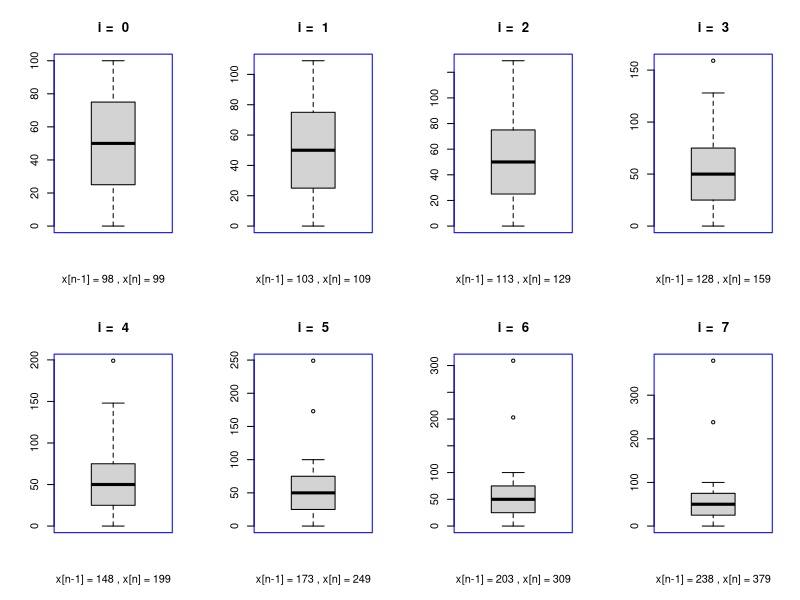

This figure's R source: (Note: this script raises an error after producing the figure.)
## ---- chunk 1
anzahl <- 8
op <- par(mfrow=c(2,anzahl/2), col="blue") # Grafikeinstellung ändern
n <- 100L
x <- 0:n 
for (i in 0:(anzahl-1)){
  x[n] <- x[n]+10*i
  x[n-1] <- x[n-1]+5*i
  print(paste("i = ",i, ":")) 
  print(summary(x)) 
 # boxplot(x, main = paste("i = ",i),   
  #      xlab = paste("x[n-1] =", x[n-1], ", x[n] =", x[n]))
}
par(op)  # stellt die ursprüngliche Grafikeinstellung wieder her
## ---- chunk 2
anzahl <- 8
op <- par(mfrow=c(2,anzahl/2), col="blue") # Grafikeinstellung ändern
n <- 100L
x <- 0:n 
for (i in 0:(anzahl-1)){
  x[n] <- x[n]+10*i
  x[n-1] <- x[n-1]+5*i
 # print(paste("i = ",i, ":")) 
 # print(summary(x)) 
  boxplot(x, main = paste("i = ",i),   
         xlab = paste("x[n-1] =", x[n-1], ", x[n] =", x[n]))
}
par(op)  # stellt die ursprüngliche Grafikeinstellung wieder her
## ---- chunk 3
ziffern <- mnist$train$images
dim(ziffern) # 60.000 Bilder (28*28 = 784 Pixel pro Bild)
## ---- chunk 4
# Funktion, um die einzelnen Ziffern zu plotten
plotZiffer <- function(ziffern, zeile){
  m <- matrix(ziffern[zeile,], nrow = 28, ncol = 28, byrow = T)
  plot(as.raster(m, max = 255))
}
## ---- chunk 5
par(mfrow = c(3, 3))
for(z in 1:9){ # Plotten der ersten neun Ziffern
  plotZiffer(ziffern, z)
}
## ---- chunk 6
labels <- mnist$train$labels
head(labels, n = 9)
tail(labels, n = 9)
## ---- chunk 7
ziffer3 <- ziffern[which(labels == 3),]
## ---- chunk 8
par(mfrow = c(3, 3))
for(x in 1:9){ # Plotten der ersten neun Ziffern
  plotZiffer(ziffer3, z)
}
## ---- chunk 9
ggplot(data.frame(x = c(-4, 4)), aes(x)) +
  stat_function(fun = dnorm, colour = "red")
## ---- chunk 10
?dchisq 
sizeline <- 1
ggplot(data.frame(x = c(0, 10)), aes(x)) + 
  stat_function(fun = dchisq, args = list(df=1), color = "cyan", size = sizeline) +
  stat_function(fun = dchisq, args = list(df=2), color = "red", size = sizeline) +
  stat_function(fun = dchisq, args = list(df=3), color = "blue", size = sizeline)+
  stat_function(fun = dchisq, args = list(df=4), color = "green3", size = sizeline)+
  labs(title = "Dichten der Chi-Quadrat-Verteilungen", subtitle ="Data Science, J. Willms")
## ---- chunk 11
sizeline <- 1
ggplot(data.frame(x = c(-4, 4)), aes(x)) + 
  stat_function(fun = dt, args = list(df=1), color = "cyan", size = sizeline) +
  stat_function(fun = dt, args = list(df=2), color = "red", size = sizeline) +
  stat_function(fun = dt, args = list(df=3), color = "blue", size = sizeline)+
  stat_function(fun = dt, args= list(df=4), color = "green3", size = sizeline)+
  labs(title = "Dichten der t-Verteilungen", subtitle ="Data Science, J. Willms") +
  theme_light() 
## ---- chunk 12
set.seed(1)
x = rnorm(50)
h <- hist(x, breaks = 10)
h
## ---- chunk 13
library(ggplot2)
ggplot(data.frame(x = x), aes(x)) + 
  geom_histogram(bins=9)   # y: count
## ---- chunk 14
str(h)
## ---- chunk 15
ggplot(data.frame(x = x), aes(x)) + 
  geom_histogram(boundary=-2.5, binwidth = 0.5, fill="white", color="black") + 
  theme_minimal()
## ---- chunk 16
p1 <- ggplot(data.frame(x = x), aes(x)) + 
    geom_histogram(boundary=-2.5, bins = 7, fill="gray", color="black") +
    labs(title = "Histogramm of x") +
    theme_bw()

p2 <- ggplot(data.frame(x = x), aes(x)) + 
    geom_histogram(boundary=-2.5, bins = 8, fill="gray", color="black") +
    labs(title = "Histogramm of x") +
    theme_bw()

p3 <- ggplot(data.frame(x = x), aes(x)) + 
    geom_histogram(boundary=-2.5, bins = 9, fill="gray", color="black") +
    labs(title = "Histogramm of x") +
    theme_bw()

p4 <- ggplot(data.frame(x = x), aes(x)) + 
    geom_histogram(boundary=-2.5, bins = 10, fill="gray", color="black") +
    labs(title = "Histogramm of x") +
    theme_bw()

p5 <- ggplot(data.frame(x = x), aes(x)) + 
    geom_histogram(boundary=-2.5, bins = 11, fill="gray", color="black") +
    labs(title = "Histogramm of x") +
    theme_bw()

p6 <- ggplot(data.frame(x = x), aes(x)) + 
    geom_histogram(boundary=-2.5, bins = 12, fill="gray", color="black") +
    labs(title = "Histogramm of x") +
    theme_bw()

gridExtra::grid.arrange(p1, p2, p3, p4, p5, p6, ncol=2)
## ---- chunk 17
sHoehe <- c(25.0 , 39.8 , 39.9 , 40.1 , 46.7 , 49.1 , 49.6 , 51.1 , 51.6,
            53.5 , 54.7 , 55.5 , 55.9 , 58.0 , 60.3 , 63.6 , 65.4 , 66.1,
            69.3 , 70.9 , 71.4 , 71.5 , 71.8 , 72.9 , 74.4 , 76.2 , 77.8,
            78.1 , 78.4 , 79.0 , 79.3 , 79.6 , 80.7 , 82.4 , 82.4 , 83.0,
            83.6 , 83.6 , 84.8 , 85.5 , 87.4 , 88.7 , 89.6 , 89.8 , 89.9,
            90.9 , 97.0 , 98.3 , 101.4 , 102.4 , 103.9 , 104.5 , 105.2 , 110.0,
            110.5 , 110.5 , 113.7 , 114.5 , 115.6 , 120.5 , 120.7 , 124.7 , 126.4)
df <- data.frame(x = sHoehe)
## ---- chunk 18
transparenz <- 0.2
b <- seq(16, 24, by=2)

pt1 <- ggplot(df, aes(x)) +  
  geom_histogram(binwidth=10, boundary=b, alpha=transparenz) 
pt2 <- ggplot(df, aes(x)) +  
  geom_histogram(binwidth=10, boundary=b, alpha=transparenz + 0.1) 
pt3 <- ggplot(df, aes(x)) +  
  geom_histogram(binwidth=10, boundary=b, alpha=transparenz + 0.2) 
pt4 <- ggplot(df, aes(x)) +  
  geom_histogram(binwidth=10, boundary=b, alpha=transparenz + 0.3) 
pt5 <- ggplot(df, aes(x)) +  
  geom_histogram(binwidth=10, boundary=b, alpha=transparenz + 0.4) 
pt6 <- ggplot(df, aes(x)) +  
  geom_histogram(binwidth=10, boundary=b, alpha=transparenz + 0.5) 

gridExtra::grid.arrange(pt1, pt2, pt3, pt4, pt5, pt6, ncol=2)
## ---- chunk 19
transparenz <- 0.2
p <- ggplot(df, aes(x)) 
for(b in seq(16, 24, by=2)) {
  p <- p + geom_histogram(binwidth=10, boundary=b, alpha=transparenz) 
  transparenz <- transparenz+0.1
}
p + labs(title = "Überlagerung der fünf Histogramme")
## ---- chunk 20
ggplot(df, aes(x, stat(density))) + 
  geom_histogram(binwidth=10, boundary=16, alpha=0.2) +
  geom_density(color="blue", size=1)
## ---- chunk 21
ggplot(df, aes(x, stat(density))) + 
  geom_histogram(binwidth=10, boundary=16, alpha=0.2) +
  geom_density(color="blue", size=1)+
  geom_density(adjust=0.5, color="red", size =1)
## ---- chunk 22
transparenz <- 0.2
p <- ggplot(df, aes(x, stat(density))) 
for(b in seq(16, 24, by=2)) {
  p <- p + geom_histogram(binwidth=10, boundary=b, alpha=transparenz) 
  transparenz <- transparenz+0.1
}
p <- p + geom_density(color="blue", size=1)+
    geom_density(adjust=0.5, color="red", size =1)
p + 
  theme_bw() +
  labs(title = "Überlagerung der Histogramme mit Dichteschätzer", 
         subtitle ="Data Science, J. Willms")
## ---- chunk 23
set.seed(1)
x1 <- sample(c(0,0,1),1)
## ---- chunk 24
n <- 300
x <- sample(c(0,0,1),n, replace = TRUE)
## ---- chunk 25
x
## ---- chunk 26
sn <- sum(x)/n     # == mean(x)
sn
## ---- chunk 27
Anzahl <- 50    # gibt an, wie oft sn realisiert werden soll 
s <- replicate(Anzahl, sum(sample(c(0,0,1),n, replace = TRUE))/n)
## ---- chunk 28
str(s)
## ---- chunk 29
mean(s)
var(s) - 2 / (9*n)
## ---- chunk 30
df <- data.frame(x=s) 
# Zeichne Histogramm
ggplot(df, aes(x, stat(density))) + 
  geom_histogram(bins = 8, alpha = 0.4) +  
  geom_density(color = "blue", size = 1.2)+
  labs(title = "Konvergenz gegen die Normalverteilung?", 
       subtitle ="anzahl=50, n=300,  J. Willms") +
  theme_bw()
## ---- chunk 31
zeichne <- function(df, nGruppen, n=300){
  supStr <- sprintf("anzahl=%d, n=300,  J. Willms", length(df$x)) 
  p <- ggplot(df, aes(x)) +
    geom_histogram(aes(x, stat(density)), bins=nGruppen, alpha=0.4)+
    geom_density(color="blue", size =1.2) +
    labs(title = "Konvergenz gegen die Normalverteilung?", subtitle = supStr) +
    stat_function(fun = dnorm, args= list(mean=1/3, sd=sqrt(2/(9*n))), 
                  colour = "red", size = 1.1) +
    theme_bw()
  return(p)
}
## ---- chunk 32
set.seed(1)  
n <- 300
x <- sample(c(0,0,1),n, replace = TRUE)
Anzahl <- 50    # gibt an, wie oft sn realisiert werden soll 
s <- replicate(Anzahl, sum(sample(c(0,0,1),n, replace = TRUE))/n)
df <- data.frame(x=s)  
z1 <- zeichne(df,10,n)

set.seed(1)  
n <- 300
x <- sample(c(0,0,1),n, replace = TRUE)
Anzahl <- 2000    # gibt an, wie oft sn realisiert werden soll 
s <- replicate(Anzahl, sum(sample(c(0,0,1),n, replace = TRUE))/n)
df <- data.frame(x=s)  
z2 <- zeichne(df,18,n)
gridExtra::grid.arrange(z1, z2, ncol = 2)
## ---- chunk 33
set.seed(0)  
s <- rnorm(400 ,mean=4, sd=2)  # N(4;4)-verteilt
ggplot(data.frame(s), aes(sample = s)) +
  stat_qq() + stat_qq_line()  +
  labs(title = "NP-PLot", subtitle = "N(4;4)-verteilt")
## ---- chunk 34
set.seed(1)  
n <- 300
x <- sample(c(0,0,1),n, replace = TRUE) 
s50 <- replicate(50, sum(sample(c(0,0,1),n, replace = TRUE))/n)
ggplot(data.frame(s50), aes(sample = s50))+
  stat_qq() + stat_qq_line() +
  labs(title = "NP-PLot", subtitle = "Anzahl=50")
## ---- chunk 35
set.seed(1) 
x <- sample(c(0,0,1),n, replace = TRUE) 
s2000 <- replicate(2000, sum(sample(c(0,0,1),n, replace = TRUE))/n)
ggplot(data.frame(s2000), aes(sample = s2000))+
  stat_qq() + stat_qq_line() +
  labs(title = "NP-PLot", subtitle = "Anzahl=2000")
## ---- chunk 36
set.seed(17122019)
## ---- chunk 37
stichprobe <- rnorm(40, mean = 5, sd = 3)
shapiro.test(stichprobe)
## ---- chunk 38
stichprobe <- runif(40)
shapiro.test(stichprobe)
## ---- chunk 39
sTest <- shapiro.test(stichprobe)
str(sTest)
## ---- chunk 40
myPlot <- function(titel, nWerte, Anteil){
  g <- ggplot(data.frame(nWerte, Anteil), aes(x = nWerte, y = Anteil)) +
    ggtitle(titel, subtitle = 
              expression('H'[0]*': Normalverteilung liegt vor')) +
    ylab(expression('H'[0]*' verworfen')) + 
    xlab("Stichproben-Größe: n") + 
    scale_y_continuous(labels = scales::percent)  
  return(g)
}
## ---- chunk 41
ggplot() + ggtitle(expression('Beispiel: A'['1,2']* ' und B' ^'1,2'* 
                              ' und x' ^ 'n'))
## ---- chunk 42
# Shapiro-Wilk-Test
# Stichproben gleichverteilt
# n: Stichprobengröße
pShapiroTest <- function(n){
  stichprobe <- runif(n, min=-1, max=1)
  h <- shapiro.test(stichprobe) 
  return(h$p.value)
}
## ---- chunk 43
# n: Stichprobengröße
# FUN: Testfunktion (Default: pShapiroTest)
# nTest: Anzahl der Tests (Wiederholungen) 
# alpha: entspricht dem Signifikanzniveau
replicateTest <- function(n, FUN = pShapiroTest, nTest, alpha){
  res <- replicate(nTest, FUN(n))
  return(sum(res <= alpha)/nTest)
}
## ---- chunk 44
testShapiro <- function(n){
  replicateTest(n, FUN=pShapiroTest, nTest=1000, alpha=0.05)
}
## ---- chunk 45
set.seed(17122019) 
nWerte <- 3:100 
AnteilShapiro <- sapply(nWerte, testShapiro)

myPlot("Shapiro-Wilk-Test: gleichverteilte Stichproben (nTest=1000)", nWerte, AnteilShapiro)+
  geom_point() + geom_smooth()
## ---- chunk 46
AnteilShapiro2 <- sapply(nWerte, testShapiro)

myPlot("Shapiro-Wilk-Test: gleichverteilte Stichproben (nTest=1000)", nWerte, AnteilShapiro)  +
  geom_point() + geom_smooth() +
  geom_point(aes(x = nWerte, y = AnteilShapiro2), color = "green")
## ---- chunk 47
pKSTest <- function(n){ 
  stichprobe <- runif(n, min=-1, max=1) 
  h <- ks.test(stichprobe, "pnorm")
  return(h$p.value)
}

testKS <- function(n){
  replicateTest(n, FUN=pKSTest, nTest=1000, alpha=0.1)
}
## ---- chunk 48
set.seed(17122019)
nWerte <- 3:100 
AnteilKS <- sapply(nWerte, testKS)
## ---- chunk 49
df <- data.frame(nWerte, AnteilKS)
#ggplot(df, aes(x = nWerte, y = AnteilKS))+
 # geom_point(color = "red")
myPlot("Kolmogorov-Smirnov-Test: gleichverteilte Stichproben (nTest = 1000)", nWerte, AnteilKS)+
  geom_point(color = "red")
## ---- chunk 50
myPlot("Gleichverteilte Stichproben (nTest=1000)", 
       nWerte, AnteilShapiro)  +
  geom_point() + geom_smooth() +
  geom_point(aes(x = nWerte, y = AnteilKS), color = "red")
## ---- chunk 51
myPlot("Gleichverteilte Stichproben (nTest = 1000)", nWerte, AnteilShapiro)  +
  geom_point(aes(color = "Shapiro 1")) + geom_smooth() +
  geom_point(aes(x = nWerte, y = AnteilShapiro2, color = "Shapiro 2")) +
  geom_point(aes(x = nWerte, y = AnteilKS, color = "KS")) +
  labs(color = "Legende")
## ---- chunk 52
require(tidyverse)
## ---- chunk 53
dd <- diamonds
## ---- chunk 54
nr <- 1:nrow(diamonds)
dd$nr <- nr
dd <- dd %>% relocate(nr)
## ---- chunk 55
dd 
## ---- chunk 56
d <- tibble(x = 1:100, y = 2*x, z = x%%7)
d$x[99] <- NA
d$y[22:26] <- NA
d$z[c(23,33)] <- NA
## ---- chunk 57
d %>% filter(is.na(x)|is.na(y)|is.na(z))
## ---- chunk 58
complete.cases(d)
## ---- chunk 59
d[!complete.cases(d),]
## ---- chunk 60
sum(!complete.cases(d))
## ---- chunk 61
d0 <- d %>% drop_na()
sum(!complete.cases(d0))
## ---- chunk 62
sum(!complete.cases(dd))
## ---- chunk 63
summary(dd$x)
## ---- chunk 64
ggplot(data = dd, mapping = aes(x="", y = x)) +
  geom_boxplot()
## ---- chunk 65
ggplot(dd, aes(x = x)) + geom_histogram(binwidth=0.5, boundary=0)
## ---- chunk 66
dd %>% count(cut_width(x, 0.5, boundary = 0))
## ---- chunk 67
dd %>% filter(x == 0 | y == 0 | z == 0 )
## ---- chunk 68
dd %>% filter(x > 30 | y > 30 | z > 30 )
## ---- chunk 69
dd <- dd %>% 
  mutate (x=ifelse(x==0 | x>30, NA, x) ) %>% 
  mutate (y=ifelse(y==0 | y>30, NA, y) ) %>% 
  mutate (z=ifelse(z==0 | z>30, NA, z) )
## ---- chunk 70
summary(dd$x)
summary(dd$y)
summary(dd$z)
## ---- chunk 71
dd %>% ggplot(aes(x="", y = x)) + geom_boxplot()
## ---- chunk 72
dd.na <- dd[!complete.cases(dd),]
dd.na
## ---- chunk 73
write_csv2(dd.na, "diamonds_fraglich1.csv")
## ---- chunk 74
dd <- dd %>% drop_na()
## ---- chunk 75
cor(dd$x, dd$y)
## ---- chunk 76
ggplot(dd, aes(x = x, y = y)) +
  geom_point(alpha =0.5) +
  geom_smooth(method='lm')
## ---- chunk 77
mod_xy <- lm(y ~ 1 + x , data = dd)
## ---- chunk 78
mod_xy
## ---- chunk 79
alpha <- mod_xy$coefficients[1]
beta <- mod_xy$coefficients[2]

ggplot(dd, aes(x = x, y = y)) +
  geom_point(alpha = 0.5) +
  geom_abline(intercept = beta, slope = alpha, color = "magenta", size = 1) +
  ggtitle("Berechnete Ausgleichsgerade")
## ---- chunk 80
residuen_manuell <- dd$y - (beta * dd$x + alpha) # Residuen manuell berechnet
all.equal(as.double(residuen_manuell), as.double(mod_xy$residuals))
## ---- chunk 81
summary(mod_xy)
## ---- chunk 82
dd <- dd %>% mutate(res_xy = y - (beta * x + alpha))
## ---- chunk 83
schranke <-  median(dd$res_xy) - 10 * IQR(dd$res_xy)
dd %>% filter( abs(res_xy) > abs(schranke)) %>% count()
## ---- chunk 84
dd <- dd %>% mutate(Atypisch = "NONE") %>% 
  mutate(Atypisch = ifelse( abs(res_xy) > abs(schranke), "Shape_xy", Atypisch)) %>% 
  select(nr, Atypisch, everything())

dd$Atypisch <- as.factor(dd$Atypisch)
## ---- chunk 85
dd %>% filter(Atypisch != "NONE" ) %>% 
   arrange(res_xy)
## ---- chunk 86
ggplot(dd, aes(x = x, y = y, color=Atypisch)) +
  geom_point(alpha = 0.5) +
  scale_colour_brewer(palette="Dark2") +
  geom_abline(intercept = alpha, slope = beta,size = 1) +
  ggtitle("Auffällige x-, und y-Werte")
## ---- chunk 87
ddd <- dd %>% filter(Atypisch == "NONE" )

ggplot(ddd, aes(x = x, y = z)) +
  geom_point(alpha =0.5) +
  geom_smooth(method='lm')
## ---- chunk 88
diamonds
## ---- chunk 89
summary(diamonds)
## ---- chunk 90
d <- diamonds  %>%  select(carat, depth, price,x,y,z)
cor(d) 
## ---- chunk 91
diamondsSample <- sample_n(diamonds, 5000)
diamondsSample %>%   
  ggpairs(title = "Diamonds", mapping =ggplot2::aes(alpha = 0.2))
